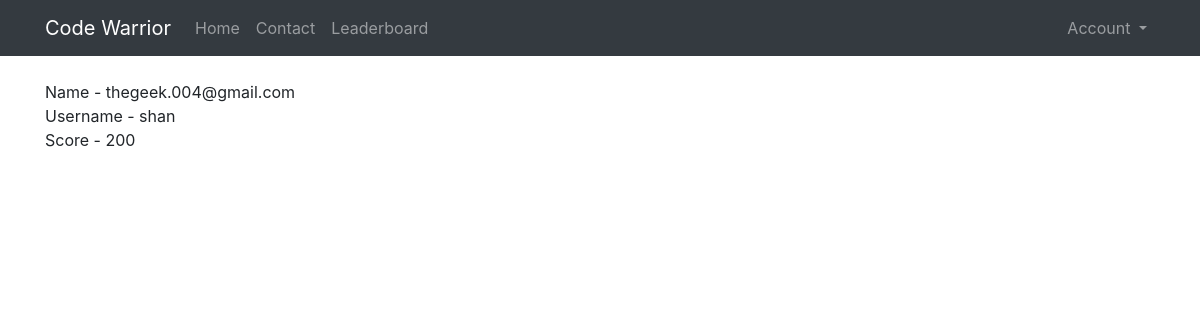
The app's page /profile/shan/ (signed in) with its own data.
### accounts/models.py (models this page shows, shortened)
class User(AbstractBaseUser):
    username = models.CharField(unique=True, max_length=120)
    email = models.EmailField(unique=True, max_length=255)
    full_name = models.CharField(max_length=255, blank=True, null=True)
    is_active = models.BooleanField(default=True)
    score = models.IntegerField(default=0)
    staff = models.BooleanField(default=False)
    admin = models.BooleanField(default=False)
    timestamp = models.DateTimeField(auto_now_add=True)
    updated = models.DateTimeField(auto_now=True)
    USERNAME_FIELD = 'username'
    REQUIRED_FIELDS = ['email']
    objects = UserManager()
    class Meta:
        ordering = ['-score', '-timestamp']
    def get_full_name(self):
        if self.full_name:
            return self.full_name
        return self.email
    @property
    def is_admin(self):
        return self.admin

### accounts/views.py (the view)
# urls.py: url(r'^profile/(?P<username>[a-z]+)/$', ProfileView.as_view(), name='profile'),
class ProfileView(LoginRequiredMixin, DetailView):
    template_name = 'accounts/profile.html'
    def get_object(self, *args, **kwargs):
        request = self.request
        username = self.kwargs.get('username')
        instance = User.objects.filter(username=username).first()
        if instance is None:
            raise Http404('User not found')
        return instance

### accounts/templates/accounts/profile.html
{% extends 'base.html' %}
{% block content %}
<br>
Name - {{ object.get_full_name }} <br>
Username - {{ object.username }} <br>
Score - {{ object.score }} <br>
{% endblock %}

### records on screen
User: get_full_name "thegeek.004@gmail.com", username "shan", score "200"

### other values on screen
{{ brand_name }} "Code Warrior"
